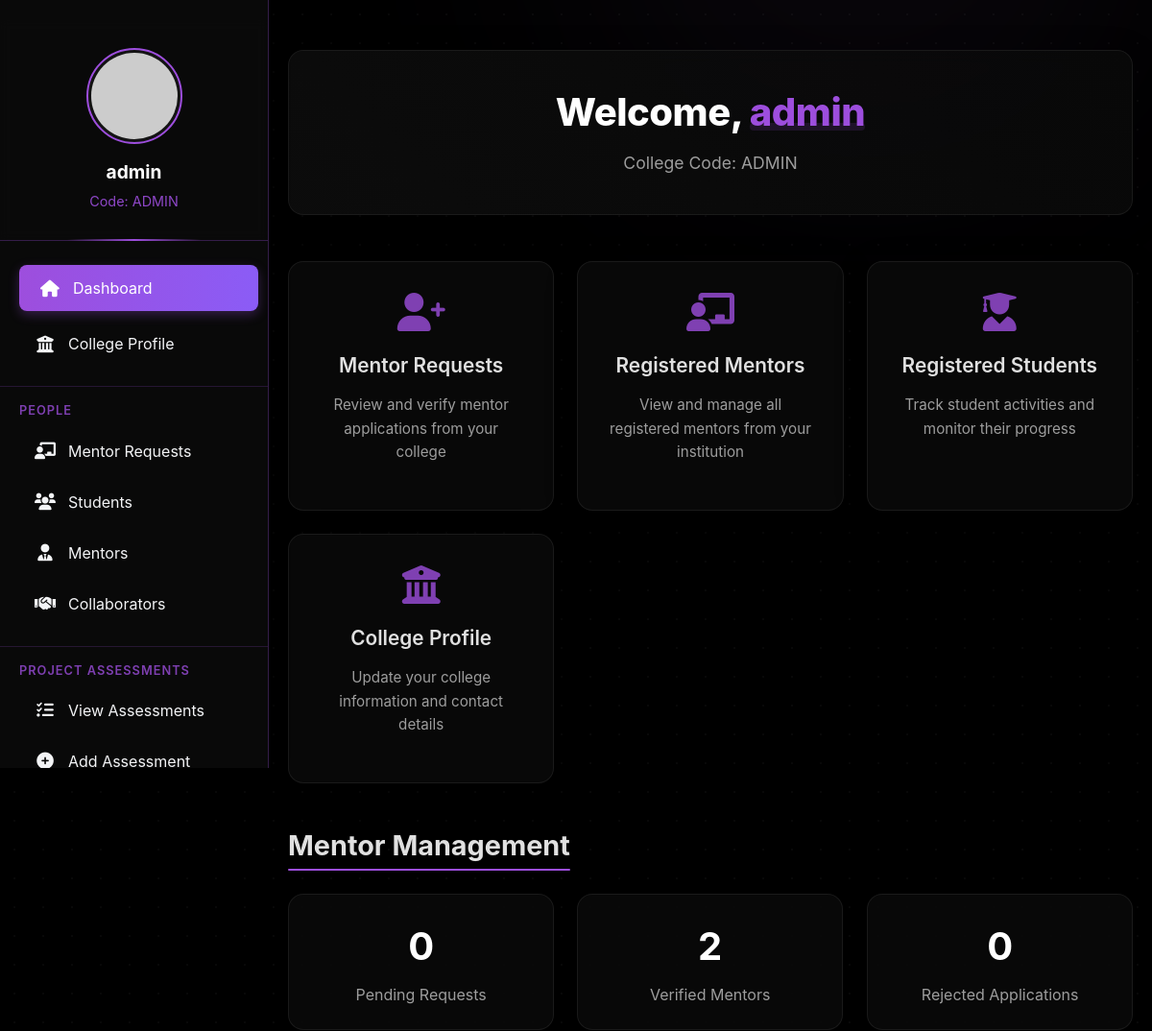
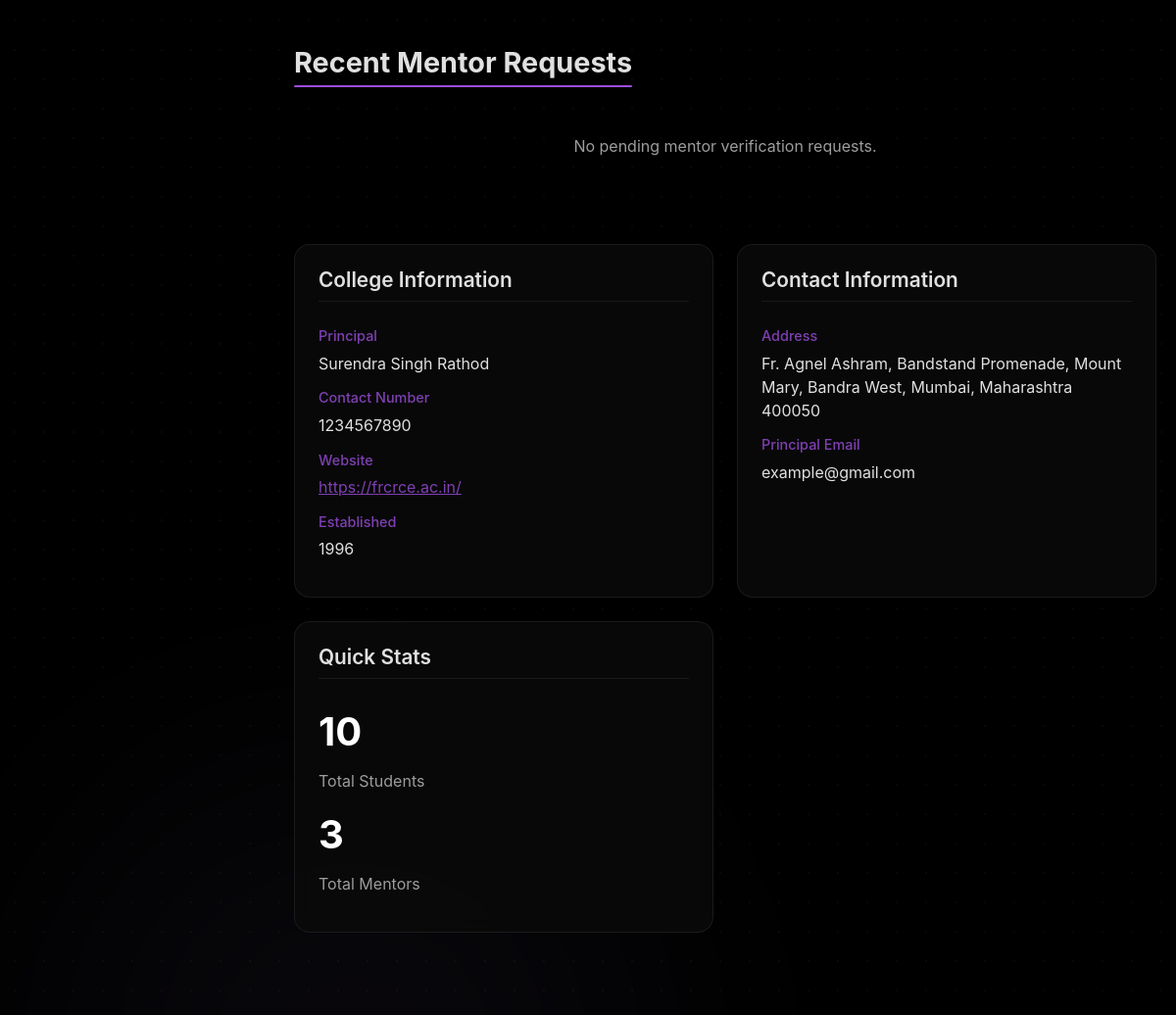
/college/dashboard/ (signed in), run on an earlier commit of the app's database (2 pictures, top to bottom).
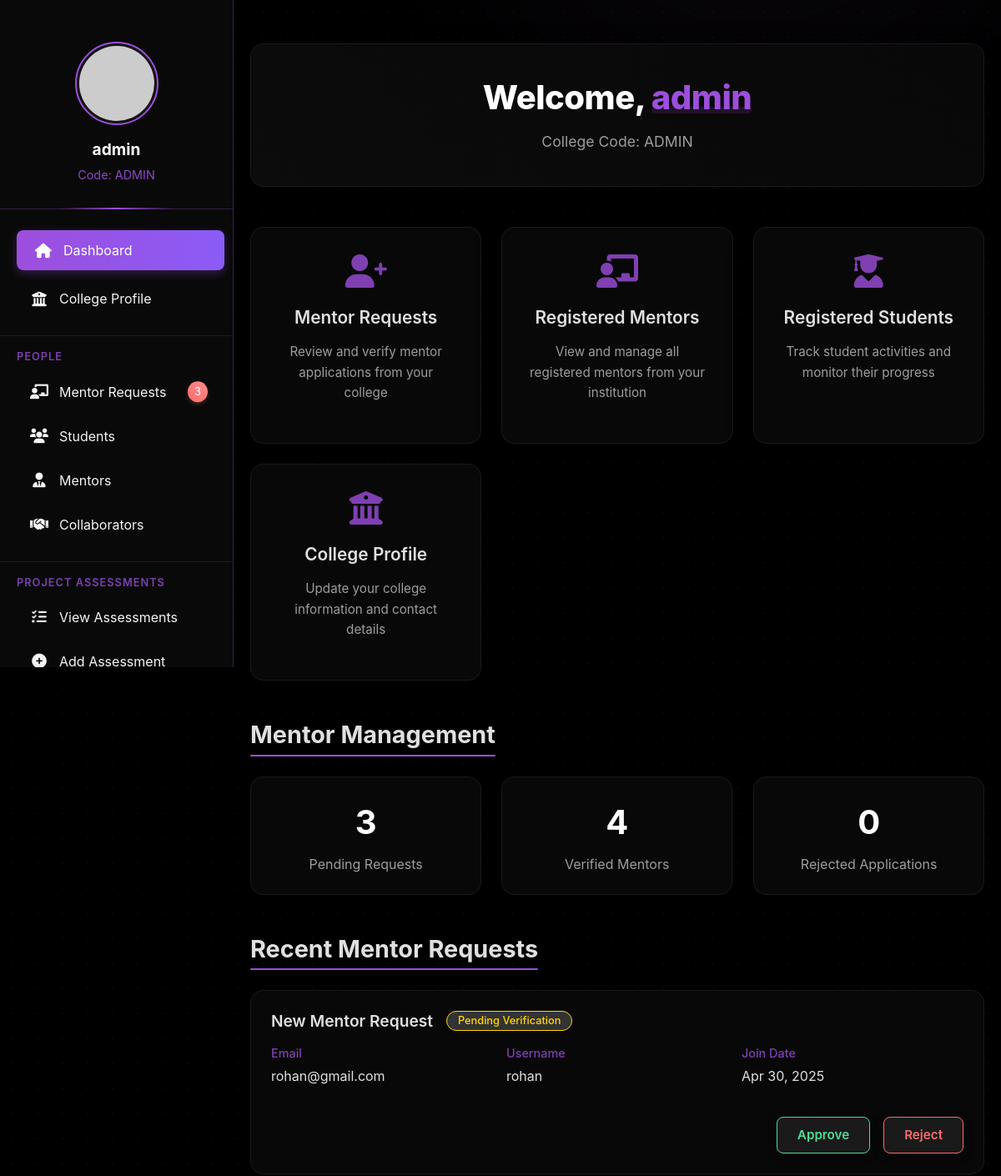
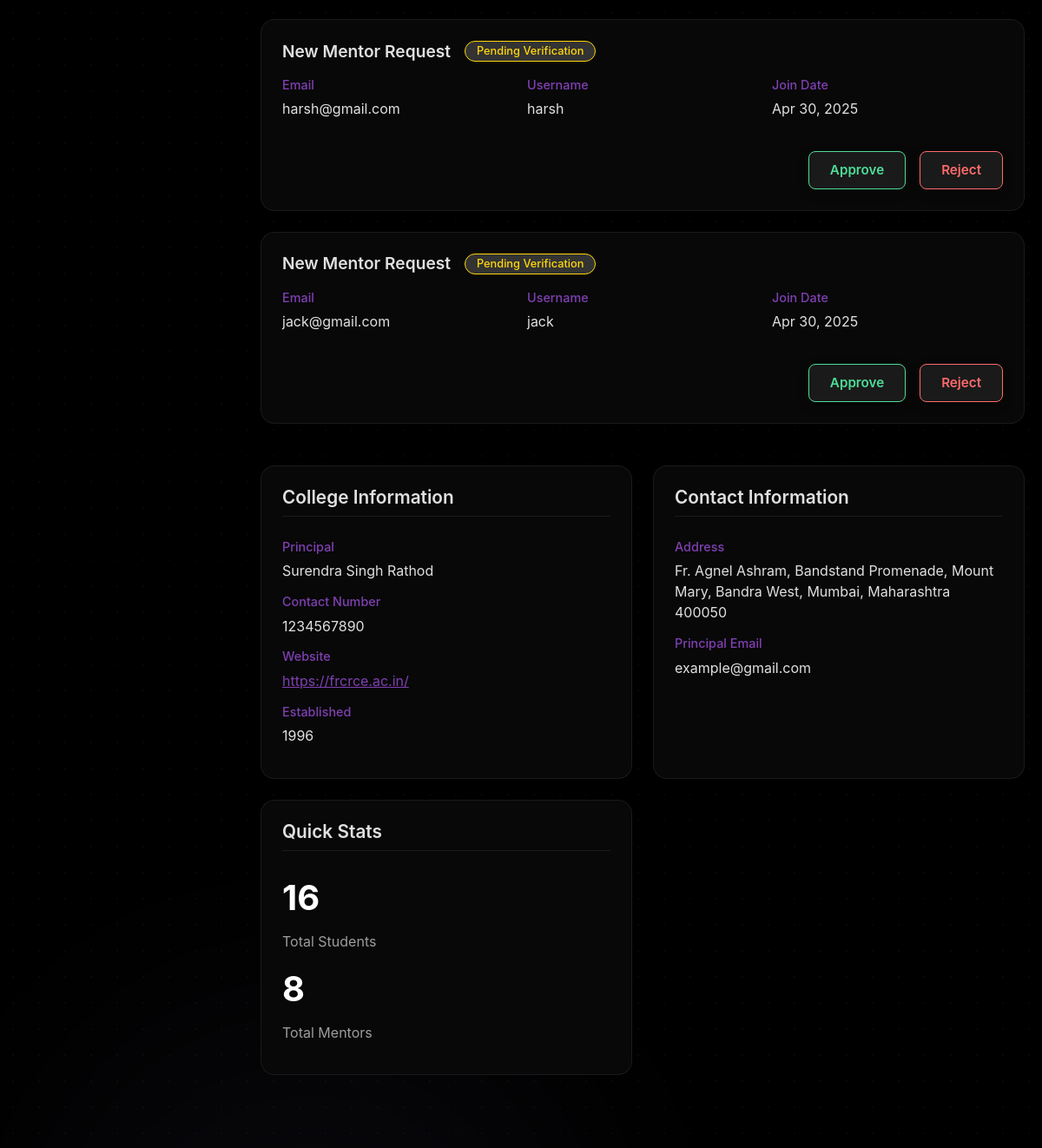
And on a later commit of the database (2 pictures, top to bottom).
### mentor/models.py (models this page shows, shortened)
class MentorProfile(models.Model):
    VERIFICATION_STATUS = (
        ('pending', 'Pending'),
        ('approved', 'Approved'),
        ('rejected', 'Rejected')
    )
    user = models.OneToOneField(User, on_delete=models.CASCADE, related_name='mentor_profile')
    full_name = models.CharField(max_length=200, blank=True, null=True)
    college = models.ForeignKey('college.CollegeProfile', on_delete=models.SET_NULL, related_name='mentors', null=True, blank=True)
    profile_picture = models.ImageField(upload_to='mentor_profiles/', null=True, blank=True)
    phone = models.CharField(max_length=15, blank=True, null=True)
    highest_qualification = models.CharField(max_length=200, blank=True, null=True)
    university = models.CharField(max_length=200, blank=True, null=True)
    specialization = models.CharField(max_length=200, blank=True, null=True)
    current_role = models.CharField(max_length=200, blank=True, null=True)
    experience_years = models.IntegerField(default=0)
    teaching_branch = models.CharField(max_length=200, blank=True, null=True)
    expertise_areas = models.TextField(blank=True, null=True)
    bio = models.TextField(blank=True, null=True)
    linkedin = models.URLField(blank=True, null=True)
    website = models.URLField(blank=True, null=True)
    verification_status = models.CharField(max_length=20, choices=VERIFICATION_STATUS, default='pending')
    verification_date = models.DateTimeField(null=True, blank=True)
    created_at = models.DateTimeField(auto_now_add=True)
    updated_at = models.DateTimeField(auto_now=True)

### college/views.py (the view)
# urls.py: path('dashboard/', views.college_dashboard, name='college_dashboard'),
@login_required
def college_dashboard(request):
    try:
        profile = CollegeProfile.objects.get(user=request.user)
        pending_mentors = MentorProfile.objects.filter(
            college=profile,
            verification_status='pending'
        )
        pending_count = pending_mentors.count()
        verified_mentors = MentorProfile.objects.filter(
            college=profile,
            verification_status='approved'
        ).count()
        rejected_mentors = MentorProfile.objects.filter(
            college=profile,
            verification_status='rejected'
        ).count()
        students = StudentProfile.objects.all()
        mentors = MentorProfile.objects.all()
        total_students = students.count()
        total_mentors = mentors.count()
        context = {
            'profile': profile,
            'pending_mentors': pending_mentors,
            'pending_count': pending_count,
            'verified_mentors': verified_mentors,
            'rejected_mentors': rejected_mentors,
            'total_students': total_students,
            'total_mentors': total_mentors,
        }
        return render(request, 'college_dashboard.html', context)
    except CollegeProfile.DoesNotExist:
        messages.error(request, 'College profile not found!')
        return redirect('college_login')

### college/templates/college_dashboard.html (shortened to what the changed rows need)
{% extends 'college/base.html' %}
{% block content %}
<div class="dashboard-container">
    <div class="welcome-section">
        <h1>Welcome, <span>{{ profile.college_name }}</span></h1>
    </div>
    <div class="stats-section">
        <h2>Mentor Management</h2>
        <div class="stats-grid">
            <div class="stat-card">
                <div class="stat-number">{{ pending_count }}</div>
                <div class="stat-label">Pending Requests</div>
            </div>
            <div class="stat-card">
                <div class="stat-number">{{ verified_mentors }}</div>
                <div class="stat-label">Verified Mentors</div>
            </div>
        </div>
    </div>
    <div class="mentor-requests">
        <h2>Recent Mentor Requests</h2>
        {% for mentor in pending_mentors|slice:":3" %}
        <div class="mentor-card">
            <h3>
                New Mentor Request
                <span class="pending-badge">Pending Verification</span>
            </h3>
            <div class="mentor-info">
                <div class="info-item">
                    <div class="info-label">Email</div>
                    <div class="info-value">{{ mentor.user.email }}</div>
                </div>
                <div class="info-item">
                    <div class="info-label">Username</div>
                    <div class="info-value">{{ mentor.user.username }}</div>
                </div>
                <div class="info-item">
                    <div class="info-label">Join Date</div>
                    <div class="info-value">{{ mentor.user.date_joined|date:"M d, Y" }}</div>
                </div>
            </div>
            <div class="mentor-actions">
                <form method="POST" action="{% url 'verify_mentor' mentor.id %}">
                    <button type="submit" class="btn btn-approve">Approve</button>
                </form>
                <form method="POST" action="{% url 'verify_mentor' mentor.id %}">
                    <button type="submit" class="btn btn-reject">Reject</button>
                </form>
            </div>
        </div>
        {% empty %}
        <div class="text-center py-4">
            <p style="color: #9d9d9d;">No pending mentor verification requests.</p>
        </div>
        {% endfor %}
    </div>
    <div class="college-info">
        <div class="info-card">
            <h2>College Information</h2>
        </div>
        <div class="info-card">
            <h2>Contact Information</h2>
        </div>
        <div class="info-card">
            <h2>Quick Stats</h2>
            <div class="info-item">
                <div class="stat-number">{{ total_students }}</div>
                <div class="stat-label">Total Students</div>
            </div>
            <div class="info-item">
                <div class="stat-number">{{ total_mentors }}</div>
                <div class="stat-label">Total Mentors</div>
            </div>
        </div>
    </div>
</div>
{% endblock %}

### college/templates/college/base.html (shortened to what this page needs)
<!DOCTYPE html>
<html lang="en">
<head>
    <link href="https://cdn.jsdelivr.net/npm/bootstrap@5.1.3/dist/css/bootstrap.min.css" rel="stylesheet">
    <link rel="stylesheet" href="https://cdnjs.cloudflare.com/ajax/libs/font-awesome/6.0.0/css/all.min.css">
</head>
<body>
    <div class="bg-elements">
        <div class="bg-gradient"></div>
        <div class="bg-gradient"></div>
        <div class="static-pattern"></div>
    </div>
    <div id="sidebar">
        <div class="profile-section">
            <img src="https://via.placeholder.com/100" alt="College Logo">
            <div class="college-name">{{ profile.college_name|default:"College Portal" }}</div>
            {% if profile.college_code %}
            <div class="college-code">Code: {{ profile.college_code }}</div>
            {% endif %}
        </div>
        <nav class="nav flex-column">
            <a class="nav-link {% if request.resolver_match.url_name == 'college_dashboard' %}active{% endif %}" href="{% url 'college_dashboard' %}">
                <i class="fas fa-home"></i> Dashboard
            </a>
            <a class="nav-link {% if request.resolver_match.url_name == 'college_profile' %}active{% endif %}" href="{% url 'college_profile' %}">
                <i class="fas fa-university"></i> College Profile
            </a>
            <div class="nav-section">
                <div class="nav-section-title">People</div>
                <div class="nav-item">
                    <a class="nav-link {% if 'mentor-requests' in request.path %}active{% endif %}" href="{% url 'mentor_requests' %}">
                        <i class="fas fa-chalkboard-teacher"></i> Mentor Requests
                        {% if pending_count > 0 %}
                        <span class="notification-badge">{{ pending_count }}</span>
                        {% endif %}
                    </a>
                </div>
                <a class="nav-link {% if request.resolver_match.url_name == 'registered_students' %}active{% endif %}" href="{% url 'registered_students' %}">
                    <i class="fas fa-users"></i> Students
                </a>
                <a class="nav-link {% if request.resolver_match.url_name == 'registered_mentors' %}active{% endif %}" href="{% url 'registered_mentors' %}">
                    <i class="fas fa-user-tie"></i> Mentors
                </a>
                <a class="nav-link {% if request.resolver_match.url_name == 'college_view_collaborators' %}active{% endif %}" href="{% url 'college_view_collaborators' %}">
                    <i class="fas fa-handshake"></i> Collaborators
                </a>
            </div>
            <div class="nav-section">
                <div class="nav-section-title">Project Assessments</div>
                <a class="nav-link {% if request.resolver_match.url_name == 'project_assessment_list' %}active{% endif %}" href="{% url 'project_assessment_list' %}">
                    <i class="fas fa-tasks"></i> View Assessments
                </a>
                <a class="nav-link {% if request.resolver_match.url_name == 'add_project_assessment' %}active{% endif %}" href="{% url 'add_project_assessment' %}">
                    <i class="fas fa-plus-circle"></i> Add Assessment
                </a>
            </div>
        </nav>
    </div>
    <div id="content">
        {% block content %}{% endblock %}
    </div>
</body>
</html>

What changed in the data, as far as the page shows it:
added MentorProfile: user.email "rohan@gmail.com", user.username "rohan", user.date_joined "Apr 30, 2025"
added MentorProfile: user.email "harsh@gmail.com", user.username "harsh", user.date_joined "Apr 30, 2025"
added MentorProfile: user.email "jack@gmail.com", user.username "jack", user.date_joined "Apr 30, 2025"
Also different on the page:
{{ pending_count }}: (not shown) → "3"
{{ pending_count }}: "0" → "3"
{{ verified_mentors }}: "2" → "4"
{{ total_students }}: "10" → "16"
{{ total_mentors }}: "3" → "8"
text no longer shown: "No pending mentor verification requests."
